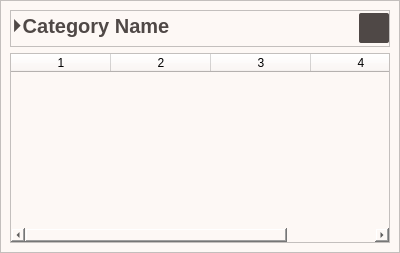
<?xml version="1.0" encoding="UTF-8"?>
<ui version="4.0">
 <class>category_widget</class>
 <widget class="QWidget" name="category_widget">
  <property name="geometry">
   <rect>
    <x>0</x>
    <y>0</y>
    <width>400</width>
    <height>253</height>
   </rect>
  </property>
  <property name="minimumSize">
   <size>
    <width>200</width>
    <height>0</height>
   </size>
  </property>
  <property name="windowTitle">
   <string>Form</string>
  </property>
  <layout class="QHBoxLayout" name="horizontalLayout">
   <property name="spacing">
    <number>0</number>
   </property>
   <property name="leftMargin">
    <number>0</number>
   </property>
   <property name="topMargin">
    <number>0</number>
   </property>
   <property name="rightMargin">
    <number>0</number>
   </property>
   <property name="bottomMargin">
    <number>0</number>
   </property>
   <item>
    <widget class="QFrame" name="frame">
     <property name="styleSheet">
      <string notr="true">background-color:#FDF8F5;</string>
     </property>
     <property name="frameShape">
      <enum>QFrame::StyledPanel</enum>
     </property>
     <property name="frameShadow">
      <enum>QFrame::Raised</enum>
     </property>
     <layout class="QVBoxLayout" name="verticalLayout">
      <item>
       <widget class="QFrame" name="frame_3">
        <property name="frameShape">
         <enum>QFrame::StyledPanel</enum>
        </property>
        <property name="frameShadow">
         <enum>QFrame::Raised</enum>
        </property>
        <layout class="QHBoxLayout" name="horizontalLayout_3">
         <property name="spacing">
          <number>0</number>
         </property>
         <property name="leftMargin">
          <number>0</number>
         </property>
         <property name="topMargin">
          <number>0</number>
         </property>
         <property name="rightMargin">
          <number>0</number>
         </property>
         <property name="bottomMargin">
          <number>0</number>
         </property>
         <item>
          <widget class="QPushButton" name="category_name">
           <property name="styleSheet">
            <string notr="true">QPushButton {
	color:#4F4846;
	font: bold 20px;
	 border: 0;
	 background: none;
	 box-shadow: none;
	 border-radius: 5px;
	text-align:left;
}

QPushButton:hover {
	text-decoration: underline;
}
</string>
           </property>
           <property name="text">
            <string>⏵Category Name</string>
           </property>
          </widget>
         </item>
         <item>
          <spacer name="horizontalSpacer">
           <property name="orientation">
            <enum>Qt::Horizontal</enum>
           </property>
           <property name="sizeHint" stdset="0">
            <size>
             <width>40</width>
             <height>20</height>
            </size>
           </property>
          </spacer>
         </item>
         <item>
          <widget class="QPushButton" name="color_button">
           <property name="minimumSize">
            <size>
             <width>30</width>
             <height>30</height>
            </size>
           </property>
           <property name="maximumSize">
            <size>
             <width>30</width>
             <height>30</height>
            </size>
           </property>
           <property name="styleSheet">
            <string notr="true">QPushButton {
	color:#4F4846;
	font: bold 20px;
	 border: 0;
	 background: none;
	 box-shadow: none;
	 border-radius: 2px;
	background-color:#4F4846;
}

QPushButton:hover {
	border: 3px solid;
}
</string>
           </property>
           <property name="text">
            <string/>
           </property>
          </widget>
         </item>
        </layout>
       </widget>
      </item>
      <item>
       <widget class="QFrame" name="frame_2">
        <property name="frameShape">
         <enum>QFrame::StyledPanel</enum>
        </property>
        <property name="frameShadow">
         <enum>QFrame::Raised</enum>
        </property>
        <layout class="QHBoxLayout" name="horizontalLayout_2">
         <property name="spacing">
          <number>0</number>
         </property>
         <property name="leftMargin">
          <number>0</number>
         </property>
         <property name="topMargin">
          <number>0</number>
         </property>
         <property name="rightMargin">
          <number>0</number>
         </property>
         <property name="bottomMargin">
          <number>0</number>
         </property>
         <item>
          <widget class="QTableWidget" name="category_table">
           <property name="frameShape">
            <enum>QFrame::NoFrame</enum>
           </property>
           <property name="columnCount">
            <number>4</number>
           </property>
           <column/>
           <column/>
           <column/>
           <column/>
          </widget>
         </item>
        </layout>
       </widget>
      </item>
     </layout>
    </widget>
   </item>
  </layout>
 </widget>
 <resources/>
 <connections/>
</ui>
